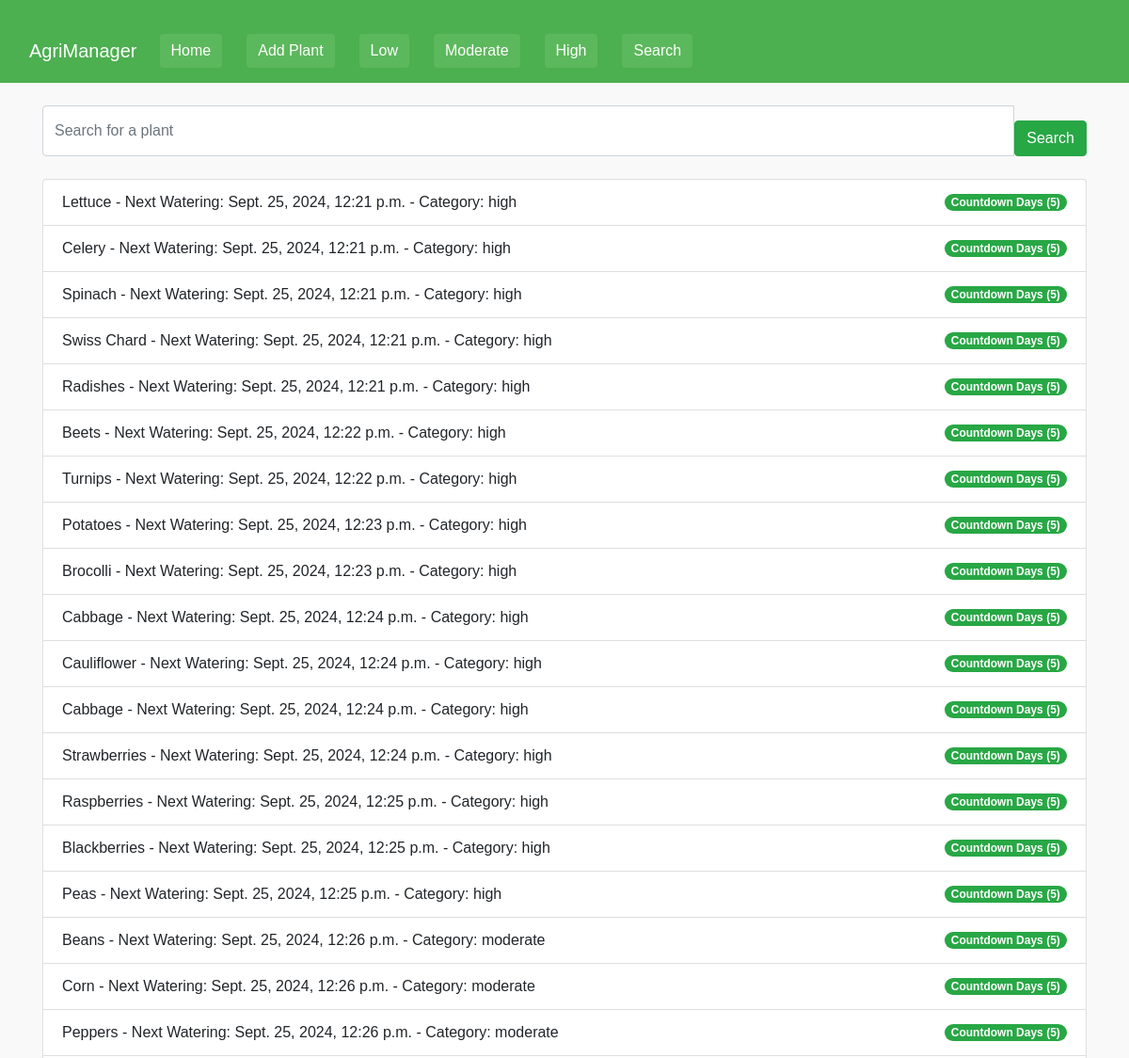
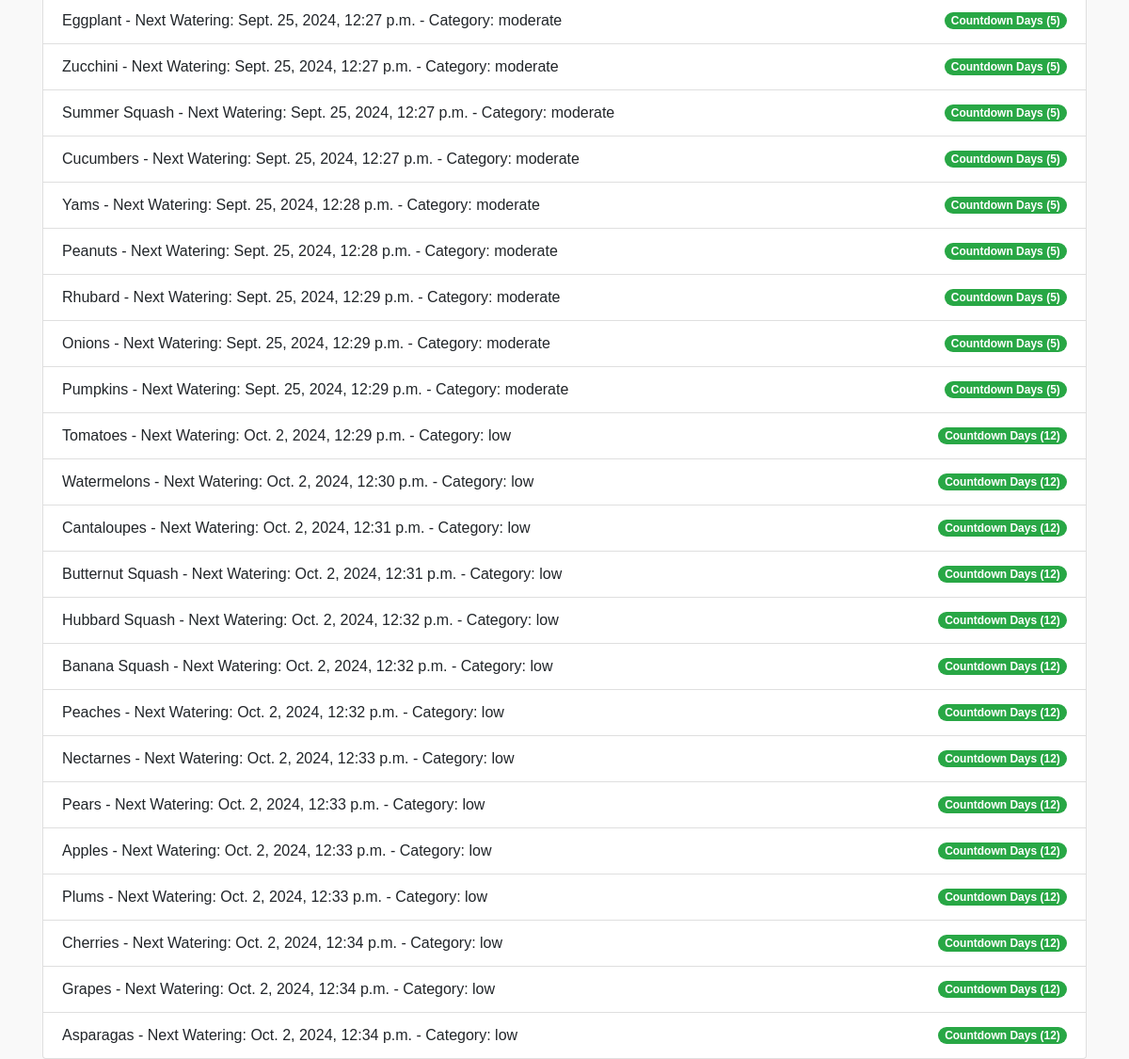
/water-management/plant-search/, run on the app's committed database (2 pictures, top to bottom).
### water_management/models.py (models this page shows, shortened)
class GardeningSchedule(models.Model):
    plant_name = models.CharField(max_length=100)
    plant_countdown_days = models.IntegerField(default=7)
    last_datetime = models.DateTimeField(default=timezone.now)
    next_datetime = models.DateTimeField(default=timezone.now)
    category = models.CharField(default='low',max_length=50, choices=[('low', 'low'), ('moderate', 'moderate'), ('high', 'high')], null=False)
    default_days = models.IntegerField(default=0)
    gnumber = models.IntegerField(default=2)

### water_management/views.py (the view)
# urls.py: path('plant-search/', views.plant_search, name='plant_search'),
def plant_search(request):
    form = PlantSearchForm(request.GET or None)
    query = request.GET.get('query', '')
    if query:
        plants = GardeningSchedule.objects.filter(plant_name__icontains=query)
    else:
        plants = GardeningSchedule.objects.all()
    for plant in plants:
        plant.days_remaining = (plant.next_datetime - timezone.now()).days
    return render(request, 'search.html', {'form': form, 'plants': plants})

### water_management/forms.py
class PlantSearchForm(forms.Form):
    query = forms.CharField(
        max_length=100,
        required=False,
        widget=forms.TextInput(attrs={
            'class': 'form-control',
            'placeholder': 'Search for a plant',
        })
    )

### water_management/templates/search.html (shortened to what this page needs)
{% extends 'welcome.html' %}
{% load crispy_forms_tags %}
{% block content %}
<div class="container mt-4">
    <form method="get" action="{% url 'plant_search' %}" class="mb-4">
        <div class="input-group">
            {{ form.query }}
            <button type="submit" class="btn btn-success mt-3">Search</button>
        </div>
    </form>
    <ul class="list-group">
        {% for plant in plants %}
            <li class="list-group-item d-flex justify-content-between align-items-center">
                {{ plant.plant_name }} - Next Watering: {{ plant.next_datetime }} - Category: {{ plant.get_category_display }}
                <span class="badge badge-success badge-pill">
                    Countdown Days ({{ plant.days_remaining }})
                </span>
            </li>
        {% empty %}
            <li class="list-group-item">No plants found matching your search.</li>
        {% endfor %}
    </ul>
</div>
{% endblock %}

### water_management/templates/welcome.html (style rules this page uses)
body { background-color: #f9f9f9; font-family: 'Arial', sans-serif; }

### data on the page
GardeningSchedule: plant_name "Lettuce", next_datetime "Sept. 25, 2024, 12:21 p.m.", category "high", days_remaining "5"
GardeningSchedule: plant_name "Celery", next_datetime "Sept. 25, 2024, 12:21 p.m.", category "high", days_remaining "5"
GardeningSchedule: plant_name "Spinach", next_datetime "Sept. 25, 2024, 12:21 p.m.", category "high", days_remaining "5"
GardeningSchedule: plant_name "Swiss Chard", next_datetime "Sept. 25, 2024, 12:21 p.m.", category "high", days_remaining "5"
GardeningSchedule: plant_name "Radishes", next_datetime "Sept. 25, 2024, 12:21 p.m.", category "high", days_remaining "5"
GardeningSchedule: plant_name "Beets", next_datetime "Sept. 25, 2024, 12:22 p.m.", category "high", days_remaining "5"
GardeningSchedule: plant_name "Turnips", next_datetime "Sept. 25, 2024, 12:22 p.m.", category "high", days_remaining "5"
GardeningSchedule: plant_name "Potatoes", next_datetime "Sept. 25, 2024, 12:23 p.m.", category "high", days_remaining "5"
GardeningSchedule: plant_name "Brocolli", next_datetime "Sept. 25, 2024, 12:23 p.m.", category "high", days_remaining "5"
GardeningSchedule: plant_name "Cabbage", next_datetime "Sept. 25, 2024, 12:24 p.m.", category "high", days_remaining "5"
GardeningSchedule: plant_name "Cauliflower", next_datetime "Sept. 25, 2024, 12:24 p.m.", category "high", days_remaining "5"
GardeningSchedule: plant_name "Cabbage", next_datetime "Sept. 25, 2024, 12:24 p.m.", category "high", days_remaining "5"
GardeningSchedule: plant_name "Strawberries", next_datetime "Sept. 25, 2024, 12:24 p.m.", category "high", days_remaining "5"
GardeningSchedule: plant_name "Raspberries", next_datetime "Sept. 25, 2024, 12:25 p.m.", category "high", days_remaining "5"
GardeningSchedule: plant_name "Blackberries", next_datetime "Sept. 25, 2024, 12:25 p.m.", category "high", days_remaining "5"
GardeningSchedule: plant_name "Peas", next_datetime "Sept. 25, 2024, 12:25 p.m.", category "high", days_remaining "5"
GardeningSchedule: plant_name "Beans", next_datetime "Sept. 25, 2024, 12:26 p.m.", category "moderate", days_remaining "5"
GardeningSchedule: plant_name "Corn", next_datetime "Sept. 25, 2024, 12:26 p.m.", category "moderate", days_remaining "5"
GardeningSchedule: plant_name "Peppers", next_datetime "Sept. 25, 2024, 12:26 p.m.", category "moderate", days_remaining "5"
GardeningSchedule: plant_name "Eggplant", next_datetime "Sept. 25, 2024, 12:27 p.m.", category "moderate", days_remaining "5"
GardeningSchedule: plant_name "Zucchini", next_datetime "Sept. 25, 2024, 12:27 p.m.", category "moderate", days_remaining "5"
GardeningSchedule: plant_name "Summer Squash", next_datetime "Sept. 25, 2024, 12:27 p.m.", category "moderate", days_remaining "5"
GardeningSchedule: plant_name "Cucumbers", next_datetime "Sept. 25, 2024, 12:27 p.m.", category "moderate", days_remaining "5"
GardeningSchedule: plant_name "Yams", next_datetime "Sept. 25, 2024, 12:28 p.m.", category "moderate", days_remaining "5"
GardeningSchedule: plant_name "Peanuts", next_datetime "Sept. 25, 2024, 12:28 p.m.", category "moderate", days_remaining "5"
GardeningSchedule: plant_name "Rhubard", next_datetime "Sept. 25, 2024, 12:29 p.m.", category "moderate", days_remaining "5"
GardeningSchedule: plant_name "Onions", next_datetime "Sept. 25, 2024, 12:29 p.m.", category "moderate", days_remaining "5"
GardeningSchedule: plant_name "Pumpkins", next_datetime "Sept. 25, 2024, 12:29 p.m.", category "moderate", days_remaining "5"
GardeningSchedule: plant_name "Tomatoes", next_datetime "Oct. 2, 2024, 12:29 p.m.", category "low", days_remaining "12"
GardeningSchedule: plant_name "Watermelons", next_datetime "Oct. 2, 2024, 12:30 p.m.", category "low", days_remaining "12"
GardeningSchedule: plant_name "Cantaloupes", next_datetime "Oct. 2, 2024, 12:31 p.m.", category "low", days_remaining "12"
GardeningSchedule: plant_name "Butternut Squash", next_datetime "Oct. 2, 2024, 12:31 p.m.", category "low", days_remaining "12"
GardeningSchedule: plant_name "Hubbard Squash", next_datetime "Oct. 2, 2024, 12:32 p.m.", category "low", days_remaining "12"
GardeningSchedule: plant_name "Banana Squash", next_datetime "Oct. 2, 2024, 12:32 p.m.", category "low", days_remaining "12"
GardeningSchedule: plant_name "Peaches", next_datetime "Oct. 2, 2024, 12:32 p.m.", category "low", days_remaining "12"
GardeningSchedule: plant_name "Nectarnes", next_datetime "Oct. 2, 2024, 12:33 p.m.", category "low", days_remaining "12"
GardeningSchedule: plant_name "Pears", next_datetime "Oct. 2, 2024, 12:33 p.m.", category "low", days_remaining "12"
GardeningSchedule: plant_name "Apples", next_datetime "Oct. 2, 2024, 12:33 p.m.", category "low", days_remaining "12"
GardeningSchedule: plant_name "Plums", next_datetime "Oct. 2, 2024, 12:33 p.m.", category "low", days_remaining "12"
GardeningSchedule: plant_name "Cherries", next_datetime "Oct. 2, 2024, 12:34 p.m.", category "low", days_remaining "12"
GardeningSchedule: plant_name "Grapes", next_datetime "Oct. 2, 2024, 12:34 p.m.", category "low", days_remaining "12"
GardeningSchedule: plant_name "Asparagas", next_datetime "Oct. 2, 2024, 12:34 p.m.", category "low", days_remaining "12"
